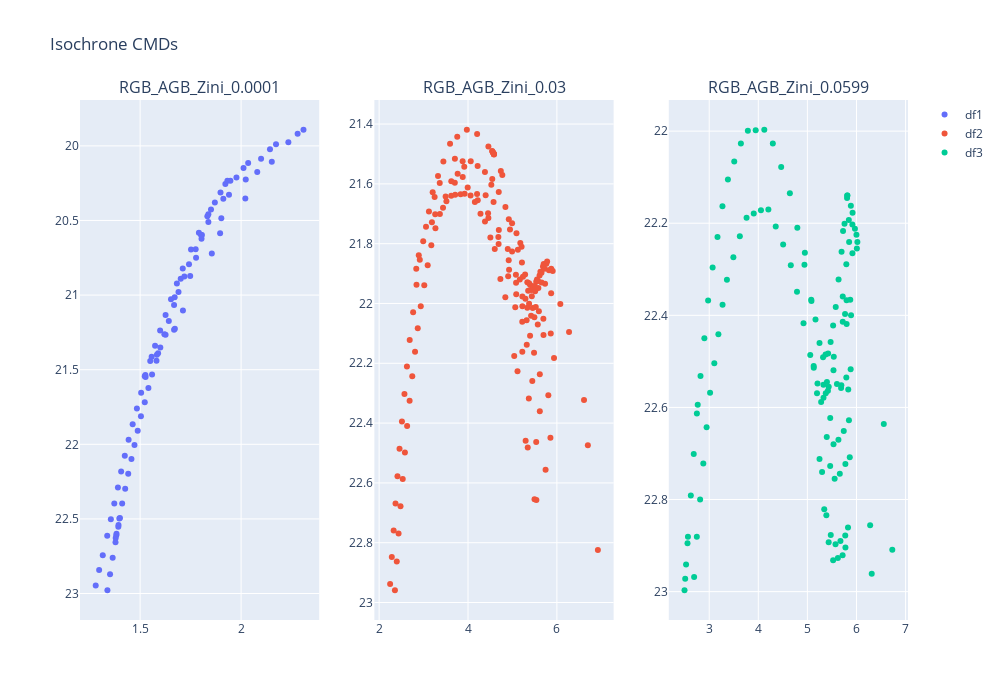

Notebook code for this chart:
### Code cell
# Making interactive plots with plotly

import plotly.express as px
import plotly.graph_objects as go
import plotly.subplots as sp
import pandas as pd


df1 = pd.read_csv('/Users/mmckay/phd_projects/analysis_routine/DATA/4GYRS_RGB_AGB_isochrones/RGB_AGB/RGB_AGB_Zini_0.0001.csv')
df2 = pd.read_csv('/Users/mmckay/phd_projects/analysis_routine/DATA/4GYRS_RGB_AGB_isochrones/RGB_AGB/RGB_AGB_Zini_0.03.csv')
df3 = pd.read_csv('/Users/mmckay/phd_projects/analysis_routine/DATA/4GYRS_RGB_AGB_isochrones/RGB_AGB/RGB_AGB_Zini_0.0599.csv')


# Create a subplot with 1 row and 2 columns
fig = sp.make_subplots(rows=1, cols=3, subplot_titles=("RGB_AGB_Zini_0.0001", "RGB_AGB_Zini_0.03", "RGB_AGB_Zini_0.0599",))

# Add scatter plot for df1
fig.add_trace(go.Scatter(x=df1['F475W_appmag-F814W_appmag'], y=df1['F814W_appmag'], mode='markers', name='df1', 
                        #  marker=dict(color=df1['Mini'], 
                        #              colorscale='magma_r', 
                                    #  colorbar=dict(title='Mini', orientation='h', len=0.45, xanchor="right", yanchor="middle", titleside="top", x=0.4, y=1.1))
                         ), 
                                    row=1, col=1)

# Add scatter plot for df2
fig.add_trace(go.Scatter(x=df2['F475W_appmag-F814W_appmag'], y=df2['F814W_appmag'], mode='markers', name='df2', 
                        #  marker=dict(color=df2['Mini'], 
                        #              colorscale='magma_r', 
                                    #  colorbar=dict(title='Mini', orientation='h', len=0.45, xanchor="left", yanchor="middle", titleside="top", x=0.6, y=1.1)
                         ), 
                                     row=1, col=2)

fig.add_trace(go.Scatter(x=df3['F475W_appmag-F814W_appmag'], y=df3['F814W_appmag'], mode='markers', name='df3', 
                        #  marker=dict(color=df3['Mini'], 
                        #              colorscale='magma_r', 
                                    #  colorbar=dict(title='Mini', orientation='h', len=0.45, xanchor="left", yanchor="middle", titleside="top", x=0.6, y=1.1))
                         ), 
                                     row=1, col=3)

# Update layout
fig.update_layout(height=700, width=1000, title_text="Subplots", title='Isochrone CMDs')

# Inverse y-axes
fig.update_yaxes(autorange="reversed")

# Show the plot
fig.show()

### Figure 1 — Plotly figure (JSON) as saved in the notebook; plotly's stock layout.template omitted (floating-point values rounded to 4 significant figures; data arrays with more than 128 entries replaced by an {"elided": "..."} marker saying what was removed)
{"data": [{"mode": "markers", "name": "df1", "type": "scatter", "x": [1.338, 1.351, 1.364, 1.378, 1.392, 1.4, 1.393, 1.382, 1.379, 1.383, 1.397, 1.411, 1.426, 1.441, 1.457, 1.472, 1.488, 1.504, 1.523, 1.541, 1.559, 1.581, 1.6, 1.62, 1.642, 1.668, 1.69, 1.719, 1.742, 1.775, 1.806, 1.838, 1.28, 1.297, 1.315, 1.337, 1.355, 1.372, 1.39, 1.406, 1.424, 1.443, 1.463, 1.484, 1.505, 1.527, 1.55, 1.574, 1.599, 1.626, 1.653, 1.682, 1.711, 1.752, 1.791, 1.838, 1.833, 1.851, 1.87, 1.898, 1.922, 1.932, 1.947, 1.801, 1.701, 1.523, 1.526, 1.557, 1.671, 1.804, 1.912, 1.977, 2.012, 2.035, 1.94, 1.777, 1.583, 1.589, 1.626, 1.748, 1.902, 2.023, 2.099, 2.143, 2.173, 2.08, 1.896, 1.668, 1.672, 1.712, 1.855, 2.021, 2.152, 2.234, 2.28, 2.309], "xaxis": "x", "y": [22.98, 22.87, 22.76, 22.66, 22.55, 22.49, 22.54, 22.61, 22.63, 22.6, 22.5, 22.4, 22.3, 22.2, 22.1, 22.0, 21.91, 21.81, 21.72, 21.62, 21.53, 21.44, 21.35, 21.26, 21.17, 21.07, 20.98, 20.88, 20.79, 20.69, 20.6, 20.51, 22.95, 22.84, 22.74, 22.61, 22.5, 22.4, 22.29, 22.18, 22.08, 21.97, 21.86, 21.76, 21.66, 21.55, 21.44, 21.34, 21.24, 21.13, 21.03, 20.92, 20.82, 20.69, 20.58, 20.46, 20.47, 20.43, 20.38, 20.31, 20.25, 20.23, 20.23, 20.6, 20.89, 21.54, 21.54, 21.41, 21.02, 20.62, 20.36, 20.21, 20.15, 20.11, 20.33, 20.75, 21.4, 21.39, 21.27, 20.87, 20.48, 20.23, 20.09, 20.02, 19.99, 20.18, 20.59, 21.23, 21.23, 21.1, 20.72, 20.35, 20.11, 19.98, 19.92, 19.89], "yaxis": "y"}, {"mode": "markers", "name": "df2", "type": "scatter", "x": {"elided": "184 float values"}, "xaxis": "x2", "y": {"elided": "184 float values"}, "yaxis": "y2"}, {"mode": "markers", "name": "df3", "type": "scatter", "x": {"elided": "132 float values"}, "xaxis": "x3", "y": {"elided": "132 float values"}, "yaxis": "y3"}], "layout": {"annotations": [{"font": {"size": 16}, "showarrow": false, "text": "RGB_AGB_Zini_0.0001", "x": 0.1444, "xanchor": "center", "xref": "paper", "y": 1, "yanchor": "bottom", "yref": "paper"}, {"font": {"size": 16}, "showarrow": false, "text": "RGB_AGB_Zini_0.03", "x": 0.5, "xanchor": "center", "xref": "paper", "y": 1, "yanchor": "bottom", "yref": "paper"}, {"font": {"size": 16}, "showarrow": false, "text": "RGB_AGB_Zini_0.0599", "x": 0.8556, "xanchor": "center", "xref": "paper", "y": 1, "yanchor": "bottom", "yref": "paper"}], "height": 700, "title": {"text": "Isochrone CMDs"}, "width": 1000, "xaxis": {"anchor": "y", "domain": [0, 0.2889]}, "xaxis2": {"anchor": "y2", "domain": [0.3556, 0.6444]}, "xaxis3": {"anchor": "y3", "domain": [0.7111, 1]}, "yaxis": {"anchor": "x", "autorange": "reversed", "domain": [0, 1]}, "yaxis2": {"anchor": "x2", "autorange": "reversed", "domain": [0, 1]}, "yaxis3": {"anchor": "x3", "autorange": "reversed", "domain": [0, 1]}}}
